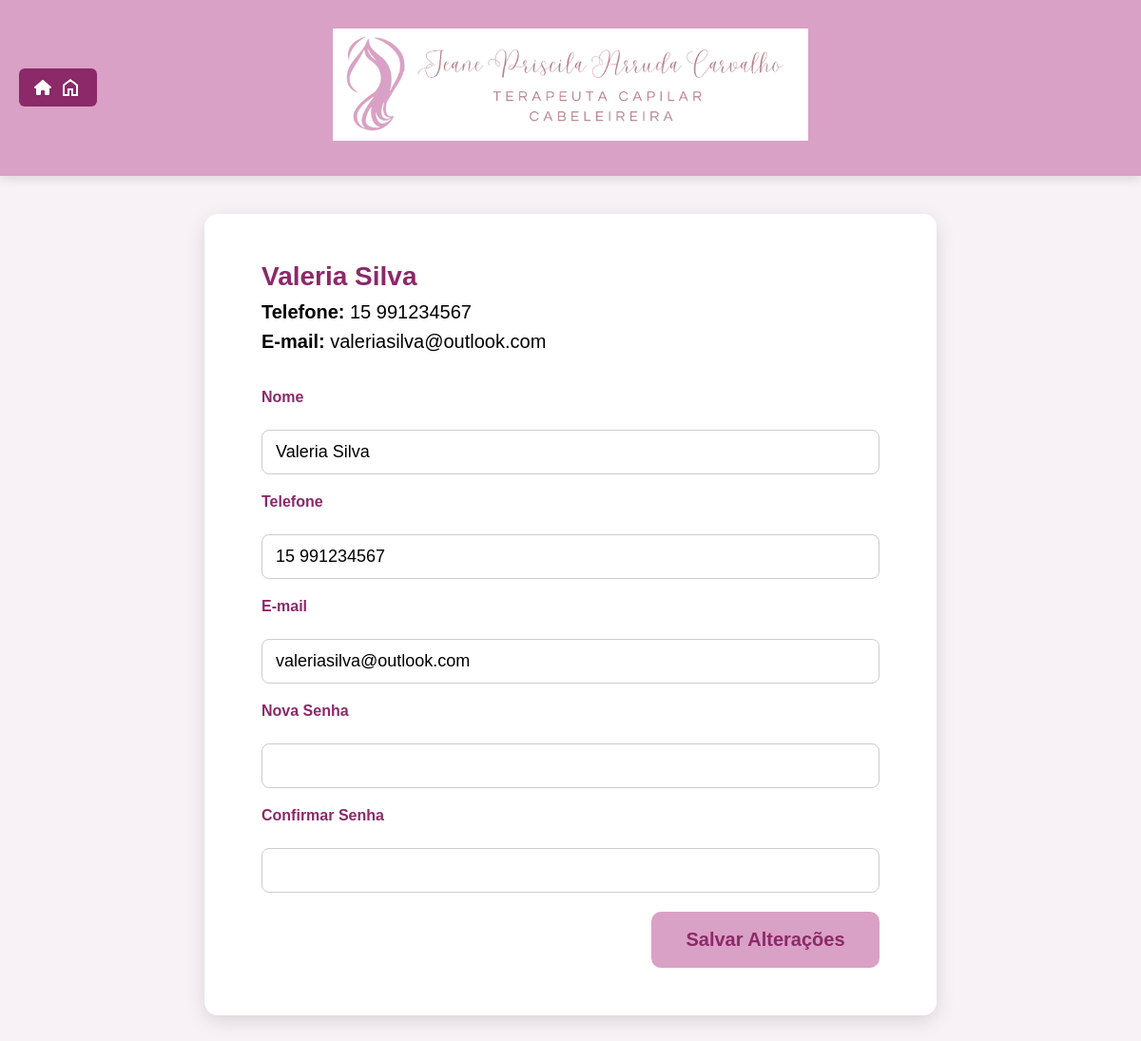
/perfil-cliente (signed in), run on an earlier commit of the app's database.
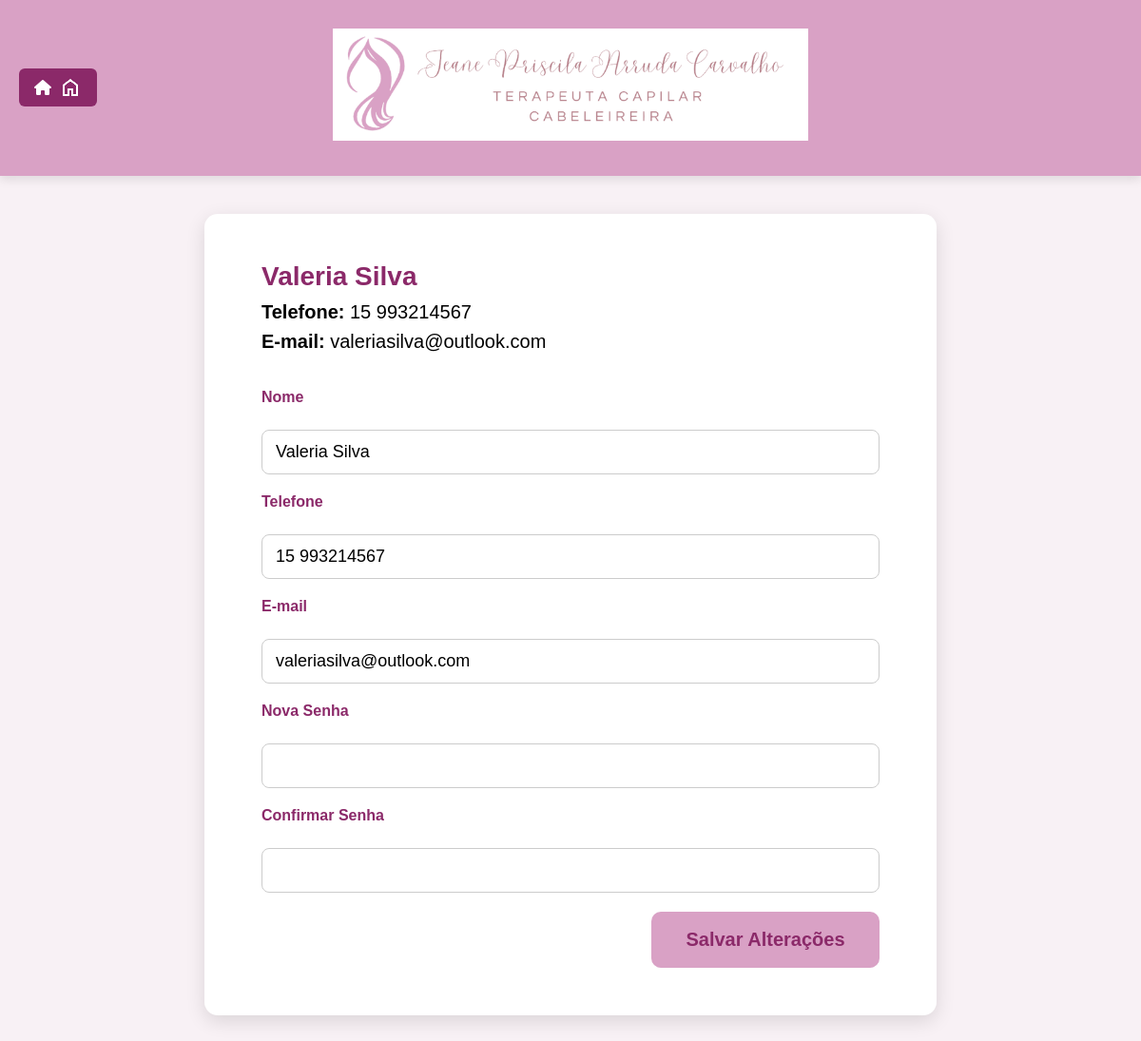
And on a later commit of the database.
### backend/models.py (models this page shows, shortened)
class Cliente(db.Model, UserMixin):
    __tablename__ = 'clientes'
    idCliente = db.Column(db.Integer, primary_key=True)
    nome = db.Column(db.String(100), nullable=False)
    email = db.Column(db.String(120), unique=True, nullable=False)
    telefone = db.Column(db.String(20), nullable=False)
    senha_hash = db.Column(db.String(256), nullable=False)
    agendamentos = db.relationship('Agendamento', back_populates='cliente', lazy=True)

### backend/views.py (the view, shortened to what this page needs)
@app.route('/perfil-cliente', methods=['GET', 'POST'])
@login_required
def perfil_cliente():
    if not isinstance(current_user._get_current_object(), Cliente):
        abort(403)
    form = ClientePerfilForm()
    cliente = current_user._get_current_object()
    form.nome.data = cliente.nome
    form.telefone.data = cliente.telefone
    form.email.data = cliente.email
    return render_template('cliente-perfil.html', form=form, cliente=cliente)

### backend/forms.py
class ClientePerfilForm(FlaskForm):
    nome = StringField('Nome', validators=[DataRequired()])
    telefone = StringField('Telefone', validators=[DataRequired()])
    email = StringField('E-mail', validators=[DataRequired(), Email()])
    nova_senha = PasswordField('Nova Senha', validators=[Optional()])
    confirmar_senha = PasswordField('Confirmar Senha', validators=[EqualTo('nova_senha', message='As senhas não coincidem')])
    submit = SubmitField('Salvar Alterações')

### backend/views.py (called while the page is built)
@login_manager.user_loader
def load_user(user_id):
    if user_id.startswith('admin-'):
        admin_id = user_id.split('-')[1]
        return Administrador.query.get(admin_id)
    elif user_id.startswith('prof-'):
        prof_id = user_id.split('-')[1]
        return Profissional.query.get(prof_id)
    elif user_id.startswith('cliente-'):
        cliente_id = user_id.split('-')[1]
        return Cliente.query.get(cliente_id)
    return None

### templates/cliente-perfil.html (shortened to what this page needs)
<!DOCTYPE html>
<html lang="pt-br">
<head>
  <link rel="stylesheet" href="/static/css/style-perfil-cliente.css" />
  <link rel="stylesheet" href="/static/css/style-btnInicio.css" />
  <link rel="stylesheet" href="https://cdnjs.cloudflare.com/ajax/libs/font-awesome/6.5.0/css/all.min.css" />
</head>
<body>
  <header>
    <div class="logo">
      <img src="/static/img/LogoSalao2.png" width="500px" alt="Logo do Salão" />
    </div>
    <a class="btn-inicio" href="{{ url_for('cliente_inicio') }}">
      <i class="fas fa-home"></i> <img src="/static/img/home.png" alt="Página Inicial">
    </a>
  </header>
  <main>
  <div class="perfil-cliente">
    <div class="dados-cliente">
      <h2>{{ cliente.nome }}</h2>
      <p><strong>Telefone:</strong> {{ cliente.telefone }}</p>
      <p><strong>E-mail:</strong> {{ cliente.email }}</p>
    </div>
    <form class="form-perfil" method="POST">
      <label>{{ form.nome.label }}</label>
      {{ form.nome(class_='form-control', value=cliente.nome) }}
      <label>{{ form.telefone.label }}</label>
      {{ form.telefone(class_='form-control', value=cliente.telefone) }}
      <label>{{ form.email.label }}</label>
      {{ form.email(class_='form-control', value=cliente.email) }}
      <label>{{ form.nova_senha.label }}</label>
      {{ form.nova_senha(class_='form-control') }}
      <label>{{ form.confirmar_senha.label }}</label>
      {{ form.confirmar_senha(class_='form-control') }}
      <button type="submit">{{ form.submit.label }}</button>
    </form>
  </div>
</main>
</body>
</html>

What changed in the data, as far as the page shows it:
changed Cliente "Valeria Silva": telefone "15 991234567" → "15 993214567"
